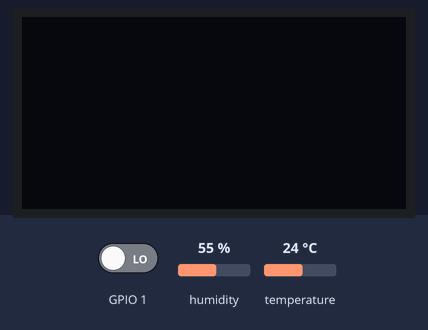
The sketch below on a simulated ESP8266 (NodeMCU). Shown: 128×64 one-colour display. The test bench sets the inputs (shaded band); at power-on: GPIO 1 LOW, humidity 55 %, temperature 24 °C.

Above: at 1.2 s.
1.3 s: GPIO 1 driven HIGH
At 1.33 s:
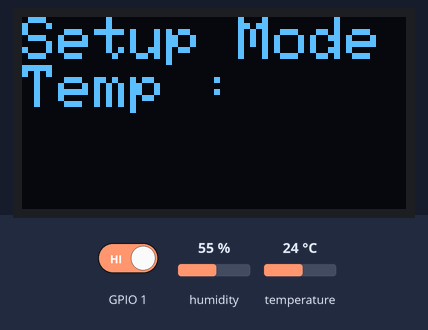
At 1.7 s:
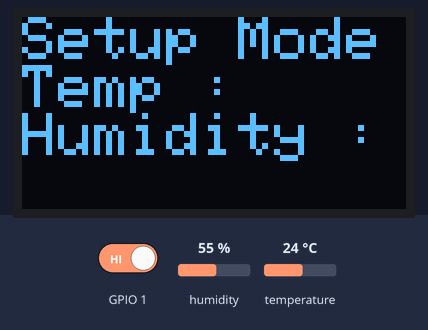
6.9 s: GPIO 1 driven LOW
Timing chart, 0 to 9.9 s (numbered marks = the images above; inputs shaded):
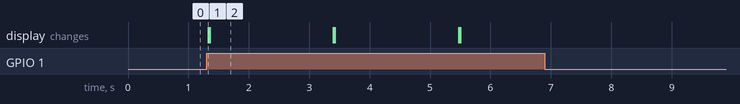

The sketch:

Code_X.ino
```cpp
#include "DHT.h"
#include <SPI.h>
#include <Wire.h>
#include <Adafruit_GFX.h>
#include <Adafruit_SSD1306.h>
Adafruit_SSD1306 OLED(-1);
#define DHTPIN D4
#define BUTTON1 D0
#define BUTTON2 D3
#define LED D7
#define DHTTYPE DHT11   // DHT 11
//#define DHTTYPE DHT22   // DHT 22  (AM2302)
//#define DHTTYPE DHT21   // DHT 21 (AM2301)
unsigned long previousMillis = 0;
const long interval = 2000;
int count = 25;
float h;
float t;
DHT dht(DHTPIN, DHTTYPE);
void setup() {
  Serial.begin(9600);
  dht.begin();
  OLED.begin(SSD1306_SWITCHCAPVCC, 0x3C);
}
 ///////////// MODE SETUP ///////////////////
void SetupTemp(){
  h = dht.readHumidity();
  t = dht.readTemperature();
  OLED.clearDisplay();
  OLED.setTextSize(1);
  OLED.setTextColor(WHITE);
  OLED.setCursor(0,0);
  OLED.setTextColor(WHITE);
  OLED.setTextSize(2);
  OLED.setTextColor(WHITE);
  OLED.println("Setup Mode");
  OLED.println("Temp :");
  OLED.display(t);
  OLED.println("Humidity :");
  OLED.display(h);
  delay(2000);

}
//////////////// MODE START ///////////////////////
void BeginTemp(){
  h = dht.readHumidity();
  t = dht.readTemperature();
  OLED.clearDisplay();
  OLED.setTextSize(1);
  OLED.setTextColor(WHITE);
  OLED.setCursor(0,0);
  OLED.setTextColor(WHITE);
  OLED.setTextSize(2);
  OLED.setTextColor(WHITE);
  OLED.println("Temp Mode");
  OLED.println("Temp :");
  OLED.display(t);
  OLED.println("Humidity :");
  OLED.display(h);
  delay(2000);

}
void loop() {
  h = dht.readHumidity();
  t = dht.readTemperature();
  if(BUTTON1 == LOW){
    count = count+1;
  }
  if(count >= 29){
    count = 25;
  }
  unsigned long currentMillis = millis();
  while(digitalRead(BUTTON2 == LOW)){
    if (currentMillis - previousMillis >= interval)
    previousMillis = currentMillis;
    SetupTemp();
  }
}
```

Measured:
- after the input at 1.3 s, the display: changes at once (image 1)
- after the input at 6.9 s, every drawn part: stays the same
- what the display in image 2 shows lasts 2.0 s, from 1.4 s to 3.4 s
